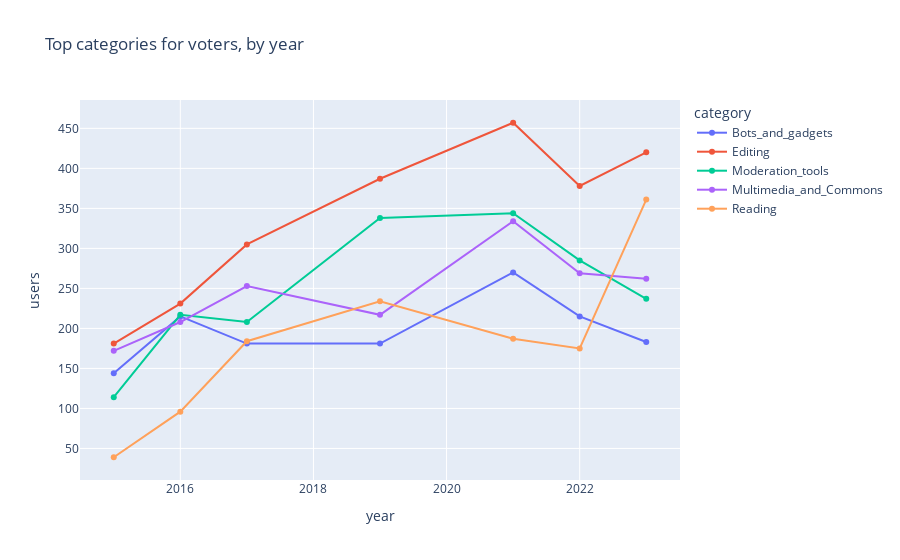

Notebook code cell kept with this figure:
### Markdown cell above
##### Top categories for voters, by year

### Code cell
topv_categories = voters_by_category.query("""voter_rank <= 5""").category.values.tolist()
voters_cy = roles_by_cy.query("""(category ==  @topv_categories) & (role == 'voter')""")

fig = px.line(
    voters_cy, 
    x='year', 
    y='users', 
    color='category', 
    markers=True, 
    width=iplot_width, 
    title='Top categories for voters, by year')

iplot(fig, config=iplot_config)

### Figure 1 — Plotly figure (JSON) as saved in the notebook; plotly's stock layout.template omitted (floating-point values rounded to 4 significant figures)
{"data": [{"hovertemplate": "category=Bots_and_gadgets<br>year=%{x}<br>users=%{y}<extra></extra>", "legendgroup": "Bots_and_gadgets", "line": {"color": "#636efa", "dash": "solid"}, "marker": {"symbol": "circle"}, "mode": "markers+lines", "name": "Bots_and_gadgets", "orientation": "v", "showlegend": true, "type": "scatter", "x": [2015, 2016, 2017, 2019, 2021, 2022, 2023], "xaxis": "x", "y": [144, 215, 181, 181, 270, 215, 183], "yaxis": "y"}, {"hovertemplate": "category=Editing<br>year=%{x}<br>users=%{y}<extra></extra>", "legendgroup": "Editing", "line": {"color": "#EF553B", "dash": "solid"}, "marker": {"symbol": "circle"}, "mode": "markers+lines", "name": "Editing", "orientation": "v", "showlegend": true, "type": "scatter", "x": [2015, 2016, 2017, 2019, 2021, 2022, 2023], "xaxis": "x", "y": [181, 231, 305, 387, 457, 378, 420], "yaxis": "y"}, {"hovertemplate": "category=Moderation_tools<br>year=%{x}<br>users=%{y}<extra></extra>", "legendgroup": "Moderation_tools", "line": {"color": "#00cc96", "dash": "solid"}, "marker": {"symbol": "circle"}, "mode": "markers+lines", "name": "Moderation_tools", "orientation": "v", "showlegend": true, "type": "scatter", "x": [2015, 2016, 2017, 2019, 2021, 2022, 2023], "xaxis": "x", "y": [114, 217, 208, 338, 344, 285, 237], "yaxis": "y"}, {"hovertemplate": "category=Multimedia_and_Commons<br>year=%{x}<br>users=%{y}<extra></extra>", "legendgroup": "Multimedia_and_Commons", "line": {"color": "#ab63fa", "dash": "solid"}, "marker": {"symbol": "circle"}, "mode": "markers+lines", "name": "Multimedia_and_Commons", "orientation": "v", "showlegend": true, "type": "scatter", "x": [2015, 2016, 2017, 2019, 2021, 2022, 2023], "xaxis": "x", "y": [172, 208, 253, 217, 334, 269, 262], "yaxis": "y"}, {"hovertemplate": "category=Reading<br>year=%{x}<br>users=%{y}<extra></extra>", "legendgroup": "Reading", "line": {"color": "#FFA15A", "dash": "solid"}, "marker": {"symbol": "circle"}, "mode": "markers+lines", "name": "Reading", "orientation": "v", "showlegend": true, "type": "scatter", "x": [2015, 2016, 2017, 2019, 2021, 2022, 2023], "xaxis": "x", "y": [39, 96, 184, 234, 187, 175, 361], "yaxis": "y"}], "layout": {"autosize": true, "legend": {"title": {"text": "category"}, "tracegroupgap": 0}, "title": {"text": "Top categories for voters, by year"}, "xaxis": {"anchor": "y", "autorange": true, "domain": [0, 1], "range": [2015.0, 2023.0], "title": {"text": "year"}, "type": "linear"}, "yaxis": {"anchor": "x", "autorange": true, "domain": [0, 1], "range": [4.505, 491.5], "title": {"text": "users"}, "type": "linear"}}}
